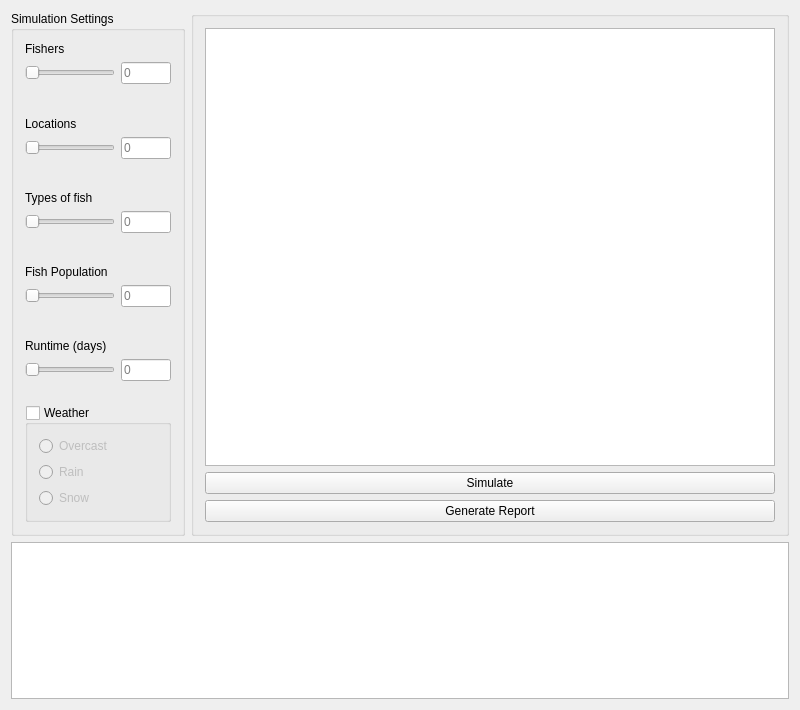
<?xml version="1.0" encoding="UTF-8"?>
<ui version="4.0">
 <class>MainWindow</class>
 <widget class="QMainWindow" name="MainWindow">
  <property name="geometry">
   <rect>
    <x>0</x>
    <y>0</y>
    <width>800</width>
    <height>710</height>
   </rect>
  </property>
  <property name="windowTitle">
   <string>Fisher Sim</string>
  </property>
  <widget class="QWidget" name="centralWidget">
   <layout class="QFormLayout" name="formLayout">
    <item row="0" column="0">
     <widget class="QGroupBox" name="groupBox">
      <property name="title">
       <string>Simulation Settings</string>
      </property>
      <layout class="QVBoxLayout" name="verticalLayout">
       <item>
        <widget class="QLabel" name="label">
         <property name="text">
          <string>Fishers</string>
         </property>
        </widget>
       </item>
       <item>
        <layout class="QHBoxLayout" name="horizontalLayout">
         <item>
          <widget class="QSlider" name="fishers">
           <property name="orientation">
            <enum>Qt::Horizontal</enum>
           </property>
          </widget>
         </item>
         <item>
          <widget class="QLineEdit" name="lineEdit_0">
           <property name="sizePolicy">
            <sizepolicy hsizetype="Fixed" vsizetype="Fixed">
             <horstretch>0</horstretch>
             <verstretch>0</verstretch>
            </sizepolicy>
           </property>
           <property name="maximumSize">
            <size>
             <width>50</width>
             <height>16777215</height>
            </size>
           </property>
           <property name="readOnly">
            <bool>false</bool>
           </property>
           <property name="placeholderText">
            <string>0</string>
           </property>
          </widget>
         </item>
        </layout>
       </item>
       <item>
        <spacer name="verticalSpacer_2">
         <property name="orientation">
          <enum>Qt::Vertical</enum>
         </property>
         <property name="sizeHint" stdset="0">
          <size>
           <width>146</width>
           <height>34</height>
          </size>
         </property>
        </spacer>
       </item>
       <item>
        <widget class="QLabel" name="label_2">
         <property name="text">
          <string>Locations</string>
         </property>
        </widget>
       </item>
       <item>
        <layout class="QHBoxLayout" name="horizontalLayout_2">
         <item>
          <widget class="QSlider" name="locations">
           <property name="orientation">
            <enum>Qt::Horizontal</enum>
           </property>
          </widget>
         </item>
         <item>
          <widget class="QLineEdit" name="lineEdit_1">
           <property name="sizePolicy">
            <sizepolicy hsizetype="Fixed" vsizetype="Fixed">
             <horstretch>0</horstretch>
             <verstretch>0</verstretch>
            </sizepolicy>
           </property>
           <property name="maximumSize">
            <size>
             <width>50</width>
             <height>16777215</height>
            </size>
           </property>
           <property name="placeholderText">
            <string>0</string>
           </property>
          </widget>
         </item>
        </layout>
       </item>
       <item>
        <spacer name="verticalSpacer">
         <property name="orientation">
          <enum>Qt::Vertical</enum>
         </property>
         <property name="sizeHint" stdset="0">
          <size>
           <width>146</width>
           <height>33</height>
          </size>
         </property>
        </spacer>
       </item>
       <item>
        <widget class="QLabel" name="label_3">
         <property name="text">
          <string>Types of fish</string>
         </property>
        </widget>
       </item>
       <item>
        <layout class="QHBoxLayout" name="horizontalLayout_3">
         <item>
          <widget class="QSlider" name="fishtypes">
           <property name="orientation">
            <enum>Qt::Horizontal</enum>
           </property>
          </widget>
         </item>
         <item>
          <widget class="QLineEdit" name="lineEdit_2">
           <property name="sizePolicy">
            <sizepolicy hsizetype="Fixed" vsizetype="Fixed">
             <horstretch>0</horstretch>
             <verstretch>0</verstretch>
            </sizepolicy>
           </property>
           <property name="maximumSize">
            <size>
             <width>50</width>
             <height>16777215</height>
            </size>
           </property>
           <property name="placeholderText">
            <string>0</string>
           </property>
          </widget>
         </item>
        </layout>
       </item>
       <item>
        <spacer name="verticalSpacer_3">
         <property name="orientation">
          <enum>Qt::Vertical</enum>
         </property>
         <property name="sizeHint" stdset="0">
          <size>
           <width>146</width>
           <height>34</height>
          </size>
         </property>
        </spacer>
       </item>
       <item>
        <widget class="QLabel" name="label_4">
         <property name="text">
          <string>Fish Population</string>
         </property>
        </widget>
       </item>
       <item>
        <layout class="QHBoxLayout" name="horizontalLayout_4">
         <item>
          <widget class="QSlider" name="fishpop">
           <property name="orientation">
            <enum>Qt::Horizontal</enum>
           </property>
          </widget>
         </item>
         <item>
          <widget class="QLineEdit" name="lineEdit_3">
           <property name="maximumSize">
            <size>
             <width>50</width>
             <height>16777215</height>
            </size>
           </property>
           <property name="placeholderText">
            <string>0</string>
           </property>
          </widget>
         </item>
        </layout>
       </item>
       <item>
        <spacer name="verticalSpacer_4">
         <property name="orientation">
          <enum>Qt::Vertical</enum>
         </property>
         <property name="sizeHint" stdset="0">
          <size>
           <width>146</width>
           <height>33</height>
          </size>
         </property>
        </spacer>
       </item>
       <item>
        <widget class="QLabel" name="label_5">
         <property name="text">
          <string>Runtime (days)</string>
         </property>
        </widget>
       </item>
       <item>
        <layout class="QHBoxLayout" name="horizontalLayout_5">
         <item>
          <widget class="QSlider" name="runtime">
           <property name="orientation">
            <enum>Qt::Horizontal</enum>
           </property>
          </widget>
         </item>
         <item>
          <widget class="QLineEdit" name="lineEdit_4">
           <property name="maximumSize">
            <size>
             <width>50</width>
             <height>16777215</height>
            </size>
           </property>
           <property name="placeholderText">
            <string>0</string>
           </property>
          </widget>
         </item>
        </layout>
       </item>
       <item>
        <spacer name="verticalSpacer_5">
         <property name="orientation">
          <enum>Qt::Vertical</enum>
         </property>
         <property name="sizeHint" stdset="0">
          <size>
           <width>138</width>
           <height>25</height>
          </size>
         </property>
        </spacer>
       </item>
       <item>
        <widget class="QGroupBox" name="weather">
         <property name="title">
          <string>Weather</string>
         </property>
         <property name="checkable">
          <bool>true</bool>
         </property>
         <property name="checked">
          <bool>false</bool>
         </property>
         <layout class="QVBoxLayout" name="verticalLayout_2">
          <item>
           <layout class="QHBoxLayout" name="horizontalLayout_6">
            <item>
             <layout class="QVBoxLayout" name="verticalLayout_3">
              <item>
               <widget class="QRadioButton" name="overcast">
                <property name="text">
                 <string>Overcast</string>
                </property>
               </widget>
              </item>
              <item>
               <widget class="QRadioButton" name="rain">
                <property name="text">
                 <string>Rain</string>
                </property>
               </widget>
              </item>
              <item>
               <widget class="QRadioButton" name="snow">
                <property name="text">
                 <string>Snow</string>
                </property>
               </widget>
              </item>
             </layout>
            </item>
           </layout>
          </item>
         </layout>
         <zorder></zorder>
        </widget>
       </item>
      </layout>
     </widget>
    </item>
    <item row="0" column="1">
     <widget class="QGroupBox" name="groupBox_2">
      <property name="enabled">
       <bool>true</bool>
      </property>
      <property name="title">
       <string/>
      </property>
      <property name="flat">
       <bool>false</bool>
      </property>
      <property name="checkable">
       <bool>false</bool>
      </property>
      <layout class="QVBoxLayout" name="verticalLayout_4">
       <item>
        <widget class="QGraphicsView" name="graphicsView"/>
       </item>
       <item>
        <widget class="QPushButton" name="simulateButton">
         <property name="text">
          <string>Simulate</string>
         </property>
        </widget>
       </item>
       <item>
        <widget class="QPushButton" name="reportButton">
         <property name="text">
          <string>Generate Report</string>
         </property>
        </widget>
       </item>
      </layout>
     </widget>
    </item>
    <item row="1" column="0" colspan="2">
     <widget class="QPlainTextEdit" name="plainTextEdit">
      <property name="documentTitle">
       <string/>
      </property>
     </widget>
    </item>
   </layout>
  </widget>
  <widget class="QMenuBar" name="menuBar">
   <property name="geometry">
    <rect>
     <x>0</x>
     <y>0</y>
     <width>800</width>
     <height>21</height>
    </rect>
   </property>
  </widget>
 </widget>
 <layoutdefault spacing="6" margin="11"/>
 <resources/>
 <connections/>
</ui>
